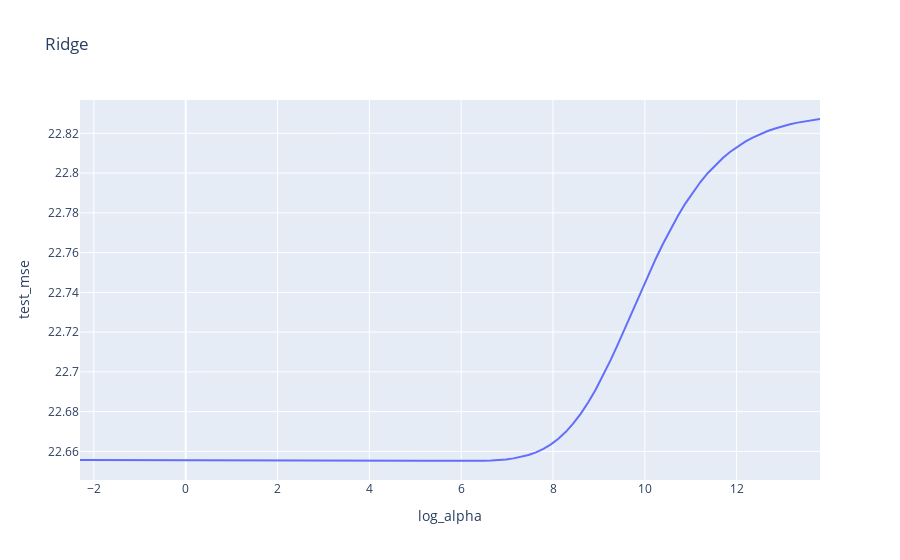

Here is the notebook cell this chart was saved with:
### Code cell
from sklearn.linear_model import  Ridge, Lasso
from sklearn.model_selection import cross_val_score, cross_validate

# use 10-fold cross-validation to select the best lambda (alpha) value for the ridge regression model

# define the alpha values to test
# note that the start/stop values in the first two arguments are the exponents
alphas = np.logspace(-1, 6, 100)

# create an empty list to store the cross-validation scores
ridge_cv_scores = []

# create a for loop to compute the cross-validation score for each alpha value
for alpha in alphas:
    ridge = Ridge(alpha=alpha)
    ridge_cv = cross_validate(estimator=ridge,
                              X=X_std,
                              y=y,
                              cv=10,
                              scoring='neg_root_mean_squared_error')
    ridge_cv_scores.append({'alpha': alpha,
                            'log_alpha': np.log(alpha),
                            'test_mse': -np.mean(ridge_cv['test_score'])})

# convert the cross-validation scores into a data frame
ridge_cv_scores_df = pd.DataFrame(ridge_cv_scores)

# plot the cross-validation scores as a function of alpha
px.line(ridge_cv_scores_df,
        x='log_alpha',
        y='test_mse',
        title='Ridge')

### Figure 1 — Plotly figure (JSON) as saved in the notebook; plotly's stock layout.template omitted (floating-point values rounded to 4 significant figures)
{"data": [{"hovertemplate": "log_alpha=%{x}<br>test_mse=%{y}<extra></extra>", "legendgroup": "", "line": {"color": "#636efa", "dash": "solid"}, "marker": {"symbol": "circle"}, "mode": "lines", "name": "", "orientation": "v", "showlegend": false, "type": "scatter", "x": [-2.303, -2.14, -1.977, -1.814, -1.651, -1.489, -1.326, -1.163, -1.0, -0.8373, -0.6745, -0.5117, -0.3489, -0.1861, -0.02326, 0.1396, 0.3024, 0.4652, 0.628, 0.7908, 0.9536, 1.116, 1.279, 1.442, 1.605, 1.768, 1.93, 2.093, 2.256, 2.419, 2.582, 2.744, 2.907, 3.07, 3.233, 3.396, 3.559, 3.721, 3.884, 4.047, 4.21, 4.373, 4.535, 4.698, 4.861, 5.024, 5.187, 5.349, 5.512, 5.675, 5.838, 6.001, 6.163, 6.326, 6.489, 6.652, 6.815, 6.978, 7.14, 7.303, 7.466, 7.629, 7.792, 7.954, 8.117, 8.28, 8.443, 8.606, 8.768, 8.931, 9.094, 9.257, 9.42, 9.582, 9.745, 9.908, 10.07, 10.23, 10.4, 10.56, 10.72, 10.88, 11.05, 11.21, 11.37, 11.54, 11.7, 11.86, 12.02, 12.19, 12.35, 12.51, 12.68, 12.84, 13.0, 13.16, 13.33, 13.49, 13.65, 13.82], "xaxis": "x", "y": [22.66, 22.66, 22.66, 22.66, 22.66, 22.66, 22.66, 22.66, 22.66, 22.66, 22.66, 22.66, 22.66, 22.66, 22.66, 22.66, 22.66, 22.66, 22.66, 22.66, 22.66, 22.66, 22.66, 22.66, 22.66, 22.66, 22.66, 22.66, 22.66, 22.66, 22.66, 22.66, 22.66, 22.66, 22.66, 22.66, 22.66, 22.66, 22.66, 22.66, 22.66, 22.66, 22.66, 22.66, 22.66, 22.66, 22.66, 22.66, 22.66, 22.66, 22.66, 22.66, 22.66, 22.66, 22.66, 22.66, 22.66, 22.66, 22.66, 22.66, 22.66, 22.66, 22.66, 22.66, 22.67, 22.67, 22.67, 22.68, 22.68, 22.69, 22.7, 22.71, 22.71, 22.72, 22.73, 22.74, 22.75, 22.76, 22.76, 22.77, 22.78, 22.78, 22.79, 22.8, 22.8, 22.8, 22.81, 22.81, 22.81, 22.82, 22.82, 22.82, 22.82, 22.82, 22.82, 22.82, 22.83, 22.83, 22.83, 22.83], "yaxis": "y"}], "layout": {"legend": {"tracegroupgap": 0}, "title": {"text": "Ridge"}, "xaxis": {"anchor": "y", "domain": [0, 1], "title": {"text": "log_alpha"}}, "yaxis": {"anchor": "x", "domain": [0, 1], "title": {"text": "test_mse"}}}}
